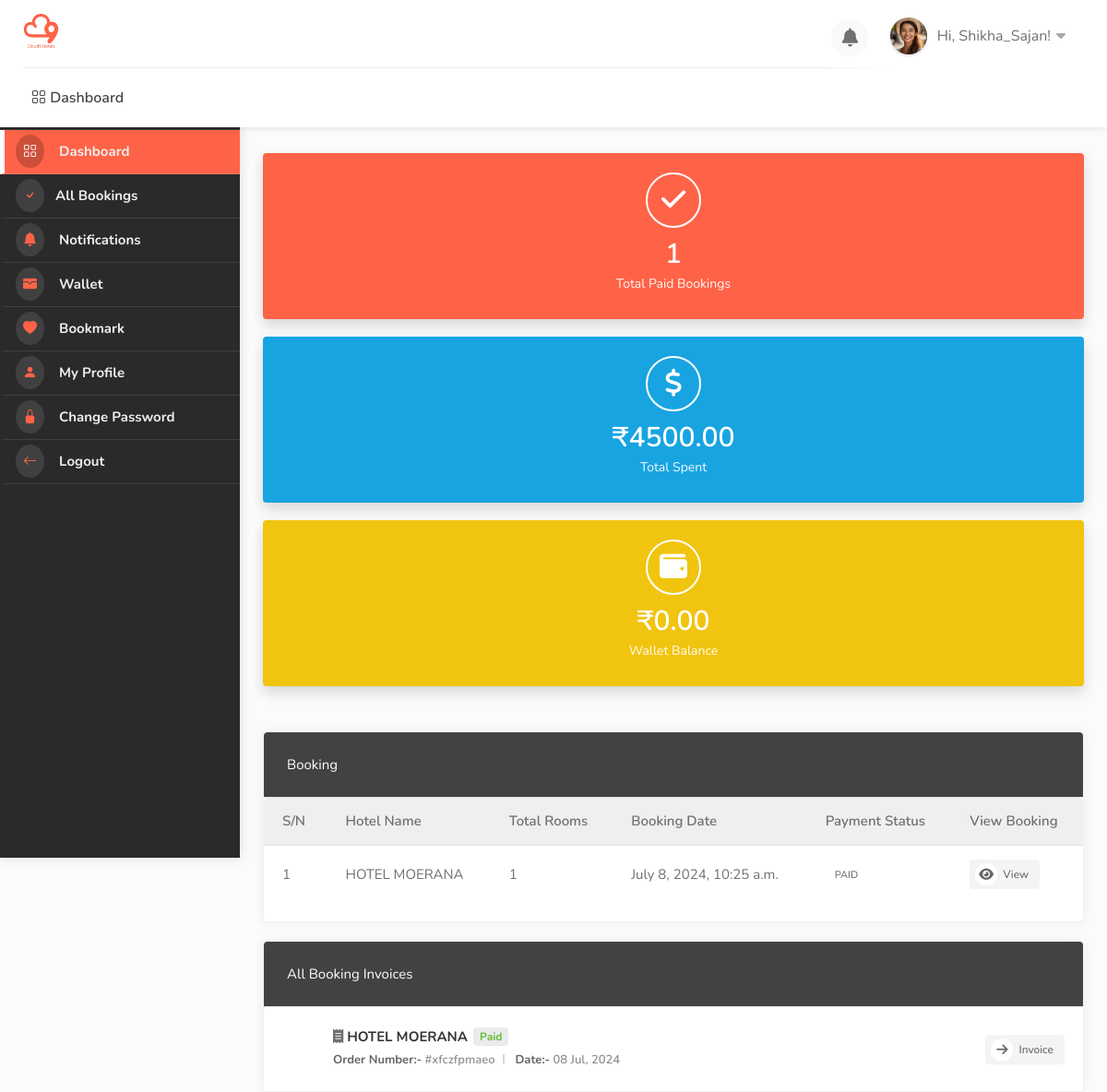
Page /dashboard/ (signed in) on the committed database.
### userauths/models.py (models this page shows, shortened)
class User(AbstractUser):
    full_name = models.CharField(max_length=500, null=True, blank=True)
    username = models.CharField(max_length=500, unique=True, null=True, blank=True)
    email = models.EmailField(unique=True)
    phone = models.CharField(max_length=100, null=True, blank=True)
    gender = models.CharField(max_length=20, choices=GENDER, default="Male")
    otp = models.CharField(max_length=100, null=True, blank=True)
    USERNAME_FIELD = 'email'
    REQUIRED_FIELDS = ['username']

class Profile(models.Model):
    pid = ShortUUIDField(length=7, max_length=25, alphabet="abcdefghijklmnopqrstuvwxyz123")
    image = models.FileField(upload_to=user_directory_path, default="default.jpg", null=True, blank=True)
    user = models.OneToOneField(User, on_delete=models.CASCADE)
    full_name = models.CharField(max_length=500, null=True, blank=True)
    phone = models.CharField(max_length=100, null=True, blank=True)
    gender = models.CharField(max_length=20, choices=GENDER, default="Male")
    address = models.CharField(max_length=100, null=True, blank=True)
    city = models.CharField(max_length=100, null=True, blank=True)
    state = models.CharField(max_length=100, null=True, blank=True)
    country = models.CharField(max_length=1000, null=True, blank=True)
    identity_type = models.CharField(max_length=200, choices=IDENTITY_TYPE, null=True, blank=True)
    identity_image = models.FileField(upload_to=user_directory_path, default="id.jpg", null=True, blank=True)
    facebook = models.URLField(default="https://facebook.com/", null=True, blank=True)
    twitter = models.URLField(default="https://twitter.com/", null=True, blank=True)
    wallet = models.DecimalField(max_digits=12, decimal_places=2, default=0.00)
    verified = models.BooleanField(default=False)
    date = models.DateTimeField(auto_now_add=True)
    class Meta:
        ordering = ['-date']

### hotel/models.py (models this page shows, shortened)
class Booking(models.Model):
    user = models.ForeignKey(User, on_delete=models.SET_NULL, null=True, blank=True)
    payment_status = models.CharField(max_length=100, choices=PAYMENT_STATUS)
    coupons = models.ManyToManyField("hotel.Coupon", blank=True)
    full_name = models.CharField(max_length=1000)
    email = models.EmailField(max_length=1000)
    phone = models.CharField(max_length=1000)
    hotel = models.ForeignKey(Hotel, on_delete=models.SET_NULL, null=True, blank=True)
    room_type = models.ForeignKey(RoomType, on_delete=models.SET_NULL, null=True, blank=True)
    room = models.ManyToManyField(Room)
    before_discount = models.DecimalField(max_digits=12, decimal_places=2, default=0.00)
    total = models.DecimalField(max_digits=12, decimal_places=2, default=0.00)
    saved = models.DecimalField(max_digits=12, decimal_places=2, default=0.00)
    check_in_date = models.DateField()
    check_out_date = models.DateField()
    total_days = models.PositiveIntegerField(default=0)
    num_adults = models.PositiveIntegerField(default=1)
    num_children = models.PositiveIntegerField(default=0)
    checked_in = models.BooleanField(default=False)
    checked_out = models.BooleanField(default=False)
    is_active = models.BooleanField(default=False)
    checked_in_tracker = models.BooleanField(default=False)
    checked_out_tracker = models.BooleanField(default=False)
    date = models.DateTimeField(auto_now_add=True)
    stripe_payment_intent = models.CharField(max_length=1000, null=True, blank=True)
    success_id = ShortUUIDField(length=10, max_length=20, alphabet="abcdefghijklmnopqrstuvwxyz", null=True, blank=True)
    booking_id = ShortUUIDField(unique=True, length=10, max_length=20, alphabet="abcdefghijklmnopqrstuvwxyz")

class Hotel(models.Model):
    user = models.ForeignKey(User, on_delete=models.SET_NULL, null=True)
    name = models.CharField(max_length=100)
    description = CKEditor5Field(null=True, blank=True, config_name='extends')
    image = models.FileField(upload_to="hotel_gallery")
    address = models.CharField(max_length=200)
    mobile = models.CharField(max_length=200)
    email = models.EmailField(max_length=100)
    status = models.CharField(max_length=20, choices=HOTEL_STATUS, default="Live")
    tags = TaggableManager(blank=True)
    views = models.IntegerField(default=0)
    featured = models.BooleanField(default=False)
    hid = ShortUUIDField(unique=True, length=10, max_length=20, alphabet="abcdefghijklmnopqrstuvwxyz")
    slug = models.SlugField(unique=True)
    date = models.DateTimeField(auto_now_add=True)
    def hotel_gallery(self):
        return HotelGallery.objects.filter(hotel=self)

### user_dashboard/views.py (the view)
# urls.py: path("dashboard/", include("user_dashboard.urls")),
@login_required
def dashboard(request):
    bookings = Booking.objects.filter(user=request.user, payment_status="paid")
    total_spent = Booking.objects.filter(user=request.user, payment_status="paid").aggregate(amount=models.Sum("total"))
    context = {
        "bookings": bookings,
        "total_spent": total_spent,
    }
    return render(request, "user_dashboard/dashboard.html", context)

### templates/user_dashboard/dashboard.html (shortened to what this page needs)
{% extends 'partials/dashboard_base.html' %}
{% load static %}
{% block content %}
    <div id="dashboard">
        {% include 'partials/dashboard_sidebar.html' %}
        <div class="utf_dashboard_content">
            <div class="row">
                <div class="col-lg-4 col-md-12 col-sm-12">
                    <div class="utf_dashboard_stat color-1">
                        <div class="utf_dashboard_stat_content">
                            <h4>{{bookings.count}}</h4>
                            <span>Total Paid Bookings</span>
                        </div>
                        <div class="utf_dashboard_stat_icon"><i class="fas fa-check"></i></div>
                    </div>
                </div>
                <div class="col-lg-4 col-md-12 col-sm-12">
                    <div class="utf_dashboard_stat color-2">
                        <div class="utf_dashboard_stat_content">
                            <h4>₹{{total_spent.amount|floatformat:2}}</h4>
                            <span>Total Spent</span>
                        </div>
                        <div class="utf_dashboard_stat_icon"><i class="fas fa-dollar"></i></div>
                    </div>
                </div>
                <div class="col-lg-4 col-md-12 col-sm-12">
                    <div class="utf_dashboard_stat color-3">
                        <div class="utf_dashboard_stat_content">
                            <h4>₹{{request.user.profile.wallet|floatformat:2}}</h4>
                            <span>Wallet Balance</span>
                        </div>
                        <div class="utf_dashboard_stat_icon"><i class="fas fa-wallet"></i></div>
                    </div>
                </div>
            </div>
            <div class="row">
                <div class="col-lg-12 col-md-12 mb-4">
                    <div class="utf_dashboard_list_box table-responsive recent_booking">
                        <h4>Booking</h4>
                        <div class="dashboard-list-box table-responsive invoices with-icons">
                            <table class="table table-hover">
                                <thead>
                                    <tr>
                                        <th>S/N</th>
                                        <th>Hotel Name</th>
                                        <th>Total Rooms</th>
                                        <th>Booking Date</th>
                                        <th>Payment Status</th>
                                        <th>View Booking</th>
                                    </tr>
                                </thead>
                                <tbody>
                                    {% for b in bookings %}
                                        <tr>
                                            <td>{{ forloop.counter }}</td>
                                            <td>{{ b.hotel.name }}</td>
                                            <td>{{ b.room.all.count }}</td>
                                            <td>{{b.date}}</td>
                                            <td><span class="badge text-uppercase">{{ b.payment_status }}</span></td>
                                            <td><a href="{% url 'user_dashboard:booking_detail' b.booking_id %}" class="button gray"><i class="fa fa-eye"></i> View</a></td>
                                        </tr>
                                    {% endfor %}
                                </tbody>
                            </table>
                        </div>
                    </div>
                </div>
                <div class="col-lg-12 col-md-12">
                    <div class="utf_dashboard_list_box invoices with-icons margin-top-20">
                        <h4>All Booking Invoices</h4>
                        <ul>
                            {% for b in bookings %}
                                <li><i class="fas fa-receipt"></i> <strong>{{b.hotel.name}} <span class="paid">{{b.payment_status|title}}</span></strong>
                                    <ul>
                                        <li><span>Order Number:-</span> #{{b.booking_id}}</li>
                                        <li><span>Date:-</span> {{b.date|date:"d M, Y"}}</li>
                                    </ul>
                                    <div class="buttons-to-right"> <a href="{% url 'hotel:invoice' b.booking_id %}" class="button gray"><i class="fas fa-arrow-right"></i> Invoice</a> </div>
                                </li>
                            {% endfor %}
                        </ul>
                    </div>
                </div>
            </div>
        </div>
    </div>
{% endblock content %}

### templates/partials/dashboard_base.html (shortened to what this page needs)
{% load static %}
<!DOCTYPE html>
<html lang="zxx">
<head>
    <link rel="stylesheet" href="{% static 'css/stylesheet.css' %}">
    <link rel="stylesheet" href="{% static 'css/mmenu.css' %}">
    <link rel="stylesheet" href="{% static 'css/perfect-scrollbar.css' %}">
    <link rel="stylesheet" href="{% static 'css/style.css' %}" id="colors">
    <link rel="stylesheet" href="https://cdn.jsdelivr.net/npm/bootstrap-icons@1.10.5/font/bootstrap-icons.css">
    <link rel="stylesheet" href="https://cdnjs.cloudflare.com/ajax/libs/font-awesome/4.7.0/css/font-awesome.css" />
    <link rel="stylesheet" href="https://cdnjs.cloudflare.com/ajax/libs/font-awesome/6.0.0/css/all.min.css" />
    <link rel="stylesheet" href="https://cdn.jsdelivr.net/npm/@mdi/font@7.2.96/css/materialdesignicons.min.css">
    <link href='https://unpkg.com/boxicons@2.1.4/css/boxicons.min.css' rel='stylesheet'>
    <link rel="stylesheet" href="https://cdn.jsdelivr.net/npm/remixicon-ligatures@2.5.0/fonts/remixicon.min.css">
    <link href="https://cdn.jsdelivr.net/npm/remixicon@2.2.0/fonts/remixicon.css" rel="stylesheet">
</head>
<body>
    <div id="main_wrapper">
        <header id="header_part" class="fixed fullwidth_block dashboard">
            <div id="header" class="not-sticky">
                <div class="container">
                    <div class="utf_left_side">
                        <div id="logo"> <a href="{% url 'user_dashboard:dashboard' %}"><img src="{% static 'images/logo.png' %}" alt=""></a> </div>
                        <nav id="navigation" class="style_one">
                            <ul id="responsive">
                                <li><a href="{% url 'user_dashboard:dashboard' %}"> <i class="bi bi-grid"></i> Dashboard</a></li>
                            </ul>
                        </nav>
                        <div class="clearfix"></div>
                    </div>
                    <div class="utf_right_side">
                        <div class="header_widget">
                            <div class="dashboard_header_button_item {% if noti %} has-noti {% endif %} js-item-menu">
                                <i class="fas fa-bell"></i>
                            </div>
                            <div class="utf_user_menu">
                                <div class="utf_user_name"><span><img src="{{request.user.profile.image.url}}" alt=""></span>Hi, {{request.user.username|title}}!</div>
                            </div>
                        </div>
                    </div>
                </div>
            </div>
        </header>
        {% block content %}
        {% endblock content %}
    </div>
</body>
</html>

### static/css/mmenu.css (style rules this page uses)
:root { --mm-line-height: 20px; --mm-listitem-size: 44px; --mm-navbar-size: 44px; --mm-offset-top: 0; --mm-offset-right: 0; --mm-offset-bottom: 0; --mm-offset-left: 0; --mm-color-border: rgba(0, 0, 0, 0.1); --mm-color-button: rgba(0, 0, 0, 0.3); --mm-color-text: rgba(0, 0, 0, 0.75); --mm-color-text-dimmed: rgba(0, 0, 0, 0.3); --mm-color-background: #f3f3f3; --mm-color-background-highlight: rgba(0, 0, 0, 0.05); --mm-color-background-emphasis: rgba(255, 255, 255, 0.4); --mm-shadow: 0 0 10px rgba(0, 0, 0, 0.3) }

### static/css/style.css (style rules this page uses)
body { color: #707070; font-size: 15px; line-height: 28px; background-color: #fff; }
body, h1, h2, h3, h4, h5, h6, input[type="text"], input[type="password"], input[type="email"], textarea, select, input[type="button"], input[type="submit"], button, #tiptip_content, .map-box p, .map-box div, .numerical-rating .utf_counter_star_rating, body .nav_responsive i.menu-trigger:after { font-family: 'Nunito', sans-serif; text-transform: none; }
h1, h2, h3, h4, h5, h6 { color: #323232; }
* { margin: 0px; padding: 0px; box-sizing: border-box; }
ul, li { margin: 0px; list-style-type: none; }

### rows in the picture
User: user.profile.image (picture), user.username "Shikha_Sajan", user.profile.wallet "0.00"
Booking: hotel.name "HOTEL MOERANA", room.all.count "1", date "July 8, 2024, 10:25 a.m.", payment_status "PAID", payment_status "Paid", booking_id "xfczfpmaeo", date "08 Jul, 2024"

### other values in the picture
{{ bookings.count }} "1"
{{ total_spent.amount|floatformat:2 }} "4500.00"
